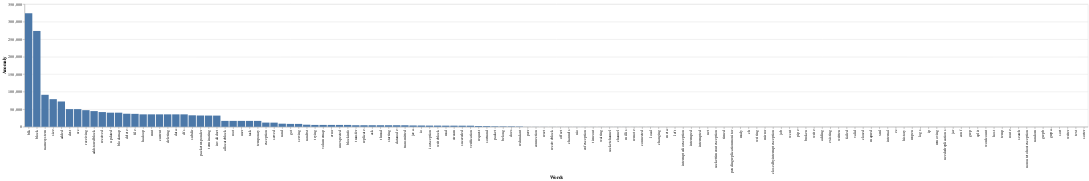

The notebook cell this image was saved under:
### Code cell
alt.Chart(df).mark_bar().encode(
    x=alt.X('index:O', sort='-y',axis=alt.Axis(title='Words')),
    y=alt.Y('Anomaly:Q'))

### Figure 1 — Vega-Lite specification as saved in the notebook (floating-point values rounded to 4 significant figures; data arrays with more than 128 entries replaced by an {"elided": "..."} marker saying what was removed)
{"config": {"view": {"continuousWidth": 400, "continuousHeight": 300}}, "data": {"name": "data-1e83cf1485771198dfd8155ea5a55b02"}, "mark": "bar", "encoding": {"x": {"type": "ordinal", "axis": {"title": "Words"}, "field": "index", "sort": "-y"}, "y": {"type": "quantitative", "field": "Anomaly"}}, "$schema": "https://vega.github.io/schema/vega-lite/v4.8.1.json", "datasets": {"data-1e83cf1485771198dfd8155ea5a55b02": {"elided": "130 records"}}}
